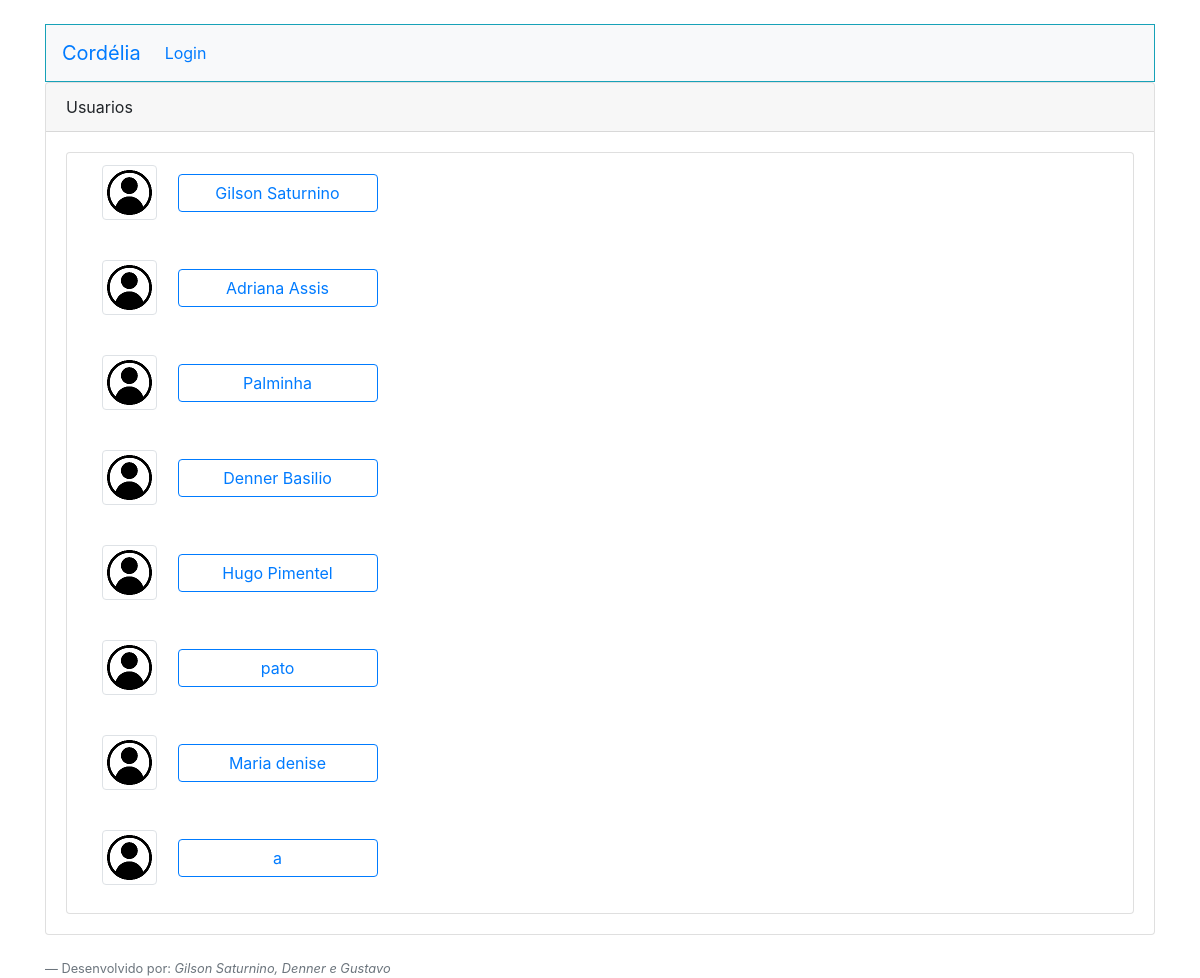
The page /ListarUsuarios.php on the database as committed earlier.
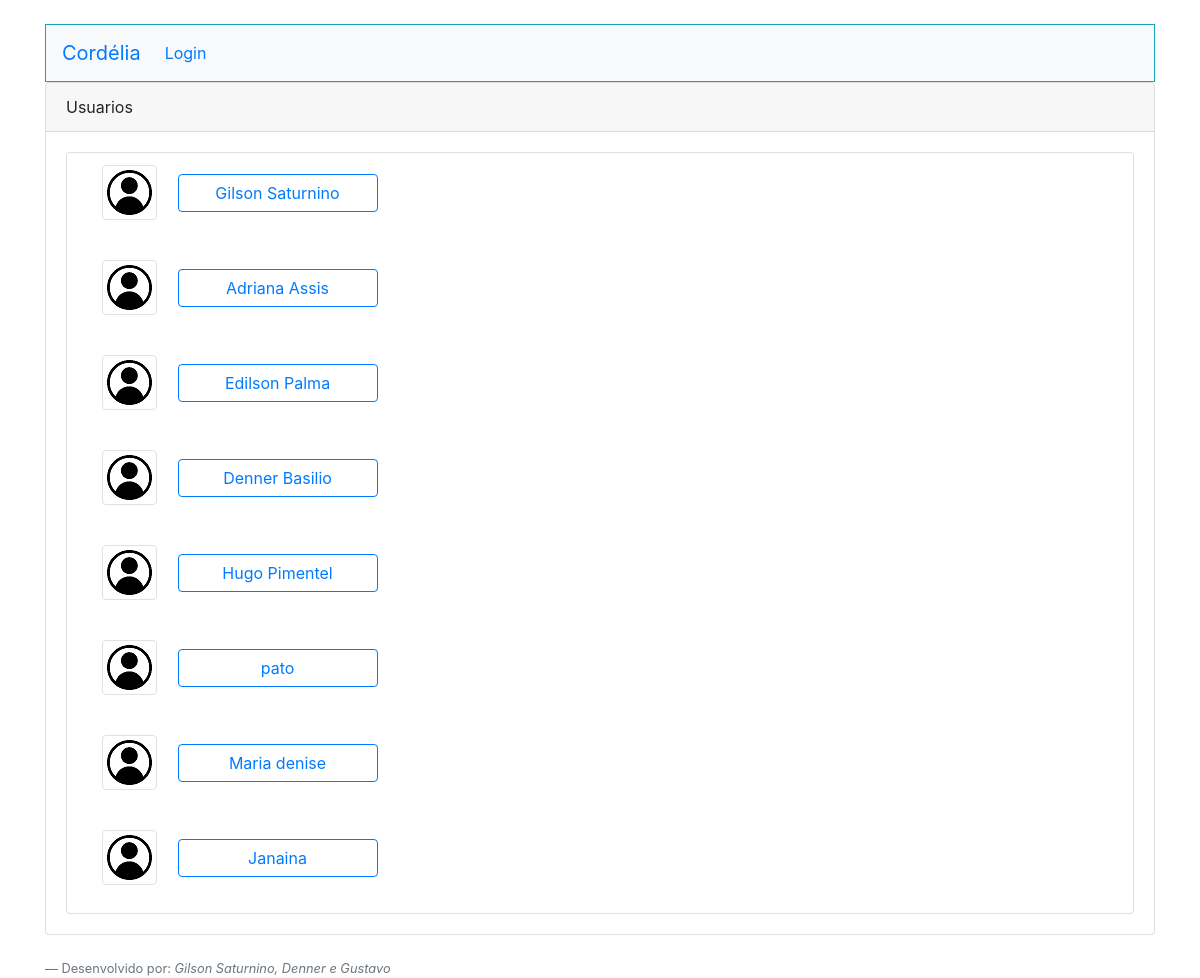
The same page on the database as committed later.
### tables this page shows
CREATE TABLE `usuarios` (
  `id` int(11) NOT NULL,
  `email` varchar(255) NOT NULL,
  `nome` varchar(255) NOT NULL,
  `senha` varchar(255) NOT NULL,
  `perfil` varchar(255) NOT NULL
);

### ListarUsuarios.php (the view, shortened to what this page needs)
<!doctype html>
<html lang="pt-br">
  <head>
    <link rel="stylesheet" href="https://stackpath.bootstrapcdn.com/bootstrap/4.3.1/css/bootstrap.min.css">
  </head>
  <body>
    <div class="container">
    <?php require_once('Cabecalho.php');
    require_once('Conexao.php');
    $sql = "select * from usuarios";
    $resultadoSql = mysqli_query($conexao, $sql);
    $vetorUmregistro = mysqli_fetch_assoc($resultadoSql);
    $vetorTodosRegistros = array();
        while($vetorUmregistro !=null){
          array_push($vetorTodosRegistros,$vetorUmregistro);
          $vetorUmregistro = mysqli_fetch_assoc($resultadoSql);}
    ?>
    <div class="card">
        <div class="card-header">
            Usuarios
        </div>
        <div class="card-body">
            <ul class="list-group">
            <?php foreach($vetorTodosRegistros as $Umregistro){
              if($Umregistro["id"] != $_SESSION['id_logado']){
              ?>
                <li class="list-group-item">
                <div class="col-md-12">
                    <form action="chat.php" method="POST">
                        <div class="form-group">
                            <img src="imagens/usuario.png" alt="imagem do usuario" class="img-thumbnail">
                            <button id="botaocontato" type="submit" class="btn btn-outline-primary ml-3"><?=$Umregistro["nome"]; ?></button>
                        </div>
                    </form>
                </div>
                </li>
            <?php }}?>
            </ul>
        </div>
    </div>
    </div>
    <?php
        require_once("Footer.php");
        ?>
  </body>
</html>

### Cabecalho.php (shortened to what this page needs)
<!doctype html>
<html lang="en">
<head>
    <link rel="stylesheet" href="https://stackpath.bootstrapcdn.com/bootstrap/4.3.1/css/bootstrap.min.css"
>
</head>
<body>
    <nav class="navbar navbar-expand-lg  bg-light border border-info mt-4">
        <a class="navbar-brand" href="index.php">Cordélia</a>
        <div class="collapse navbar-collapse" id="navbarNavDropdown">
            <ul class="navbar-nav">
                <?php
                if(isset($_SESSION["nome"])){
                    if($_SESSION["perfil"]=="Coordenador"){
                 ?>
                <li class="nav-item">
                    <a class="nav-link" href="ListarCurso.php">Cursos</a>
                </li>
                <li class="nav-item">
                    <a class="nav-link" href="ListarDisciplina.php">Disciplinas </a>
                </li>
                <li class="nav-item">
                    <a class="nav-link" href="ListarPlano.php">Planos de Ensino</a>
                </li>
                <li class="nav-item">
                    <a class="nav-link" href="FormCadastro.php">Adicionar membro</a>
                </li>
                <li class="nav-item">
                    <a class="nav-link" href="ListarUsuarios.php">Chat</a>
                </li>
                <?php
                }if($_SESSION["perfil"]=="Docente"){
                        ?>
                        <li class="nav-item dropdown">
                        <a class="nav-link dropdown-toggle" href="#" id="navbarDropdown" role="button"
                        data-toggle="dropdown" aria-haspopup="true" aria-expanded="false">
                        Planos de Ensino
                        </a>
                        <div class="dropdown-menu" aria-labelledby="navbarDropdown">
                        <a class="dropdown-item" href="FormPlano.php">Novo plano</a>
                        <a class="dropdown-item" href="ListarPlano.php">Meus planos</a>
                    </li>
                    <li class="nav-item">
                    <a class="nav-link" href="ListarUsuarios.php">Chat</a>
                </li>
                <?php
                }if($_SESSION["perfil"]=="Discente do Colegiado"){
                            ?>
                <li class="nav-item">
                    <a class="nav-link" href="ListarPlano.php">Planos de Ensino</a>
                </li>
                <li class="nav-item">
                    <a class="nav-link" href="ListarUsuarios.php">Chat</a>
                </li>
                <?php
                }if($_SESSION["perfil"]=="Pedagogo"){
                            ?>
                <li class="nav-item">
                    <a class="nav-link" href="ListarPlano.php">Planos de Ensino</a>
                </li>
                <li class="nav-item">
                    <a class="nav-link" href="ListarUsuarios.php">Chat</a>
                </li>
                <?php
                }if($_SESSION["perfil"]=="Docente do Colegiado"){
                            ?>
                <li class="nav-item">
                    <a class="nav-link" href="ListarPlano.php">Planos de Ensino</a>
                </li>
                <li class="nav-item">
                    <a class="nav-link" href="ListarUsuarios.php">Chat</a>
                </li>
                <?php
                }if($_SESSION["perfil"]=="Tecnico do Colegiado"){
                            ?>
                <li class="nav-item">
                    <a class="nav-link" href="ListarPlano.php">Planos de Ensino</a>
                </li>
                <li class="nav-item">
                    <a class="nav-link" href="ListarUsuarios.php">Chat</a>
                </li>
                <?php
                }
                }else{ ?>
                <li class="nav-item">
                    <a class="nav-link" href="Login.php">Login</a>
                </li>
                <?php }?>
            </ul>
        </div>
    </nav>
</body>
</html>

### Footer.php (shortened to what this page needs)
<!doctype html>
<html lang="en">
<head>
    <link rel="stylesheet" href="https://stackpath.bootstrapcdn.com/bootstrap/4.4.1/css/bootstrap.min.css"
>
</head>
<body>
    <div class="container mt-4">
        <div class="row">
            <div class="col-md-12">
            <footer class="blockquote-footer">Desenvolvido por:  <cite title="Source Title">Gilson Saturnino, Denner e Gustavo</cite></footer>
            </div>
        </div>
    </div>
</body>
</html>

### ListarUsuarios.php (style rules this page uses)
#botaocontato { width:200px; }

### Cabecalho.php (style rules this page uses)
body { background-color:#ffffff; }

Rows that differ between the two databases and show on the page:
changed usuarios: nome "Palminha" → "Edilson Palma"
changed usuarios: nome "a" → "Janaina"
